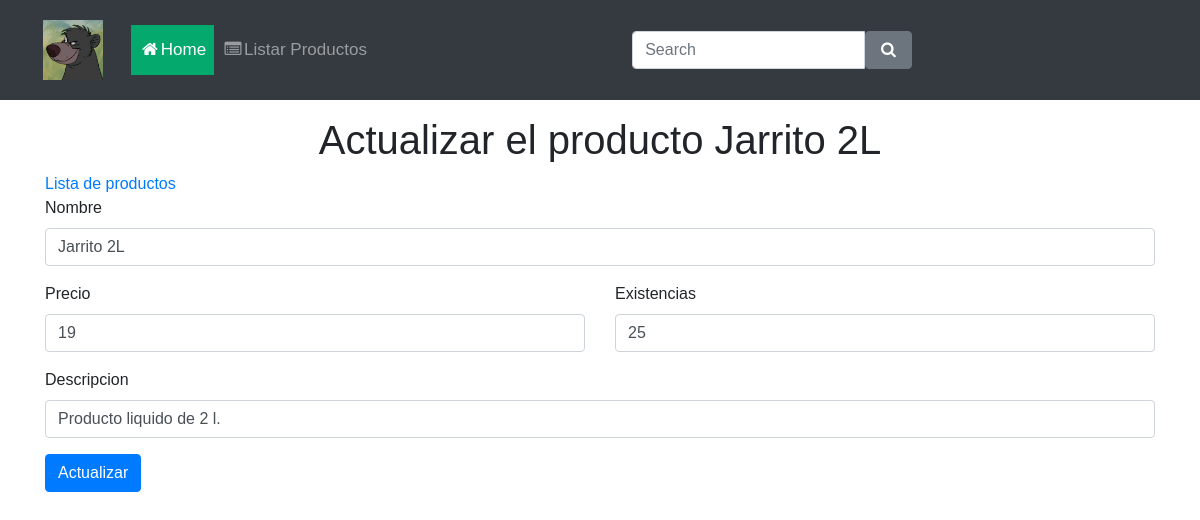
The app's page /frontend/crud_tienda/actualizar_productos.php?id_producto=3 with its own data.
### tables this page shows
CREATE TABLE producto(
       id_producto integer  primary key AUTOINCREMENT not null,
       producto varchar(100) not null,
       precio_venta decimal(11,2) not null,
       existencias integer not null,
       descripcion varchar(256) null
);

### frontend/crud_tienda/actualizar_productos.php (the view, shortened to what this page needs)
<?php
    include '../templates/conexion.php';
    $id_producto = $_GET["id_producto"];
    $resultado = $db->query("SELECT * from producto where id_producto='$id_producto';");
    while ($row = $resultado->fetchArray()) {
        $nombre         = $row["producto"];
        $precio_venta   = $row["precio_venta"];
        $existencias    = $row["existencias"];
        $descripcion    = $row["descripcion"];
    }
?>
<!DOCTYPE html>
<html>
    <head>
        <link rel="stylesheet" href="https://maxcdn.bootstrapcdn.com/bootstrap/4.5.2/css/bootstrap.min.css">
        <link rel="stylesheet" type="text/css" href="../../backend/css/styles.css" media="screen"/>
        <link rel="stylesheet" href="https://cdnjs.cloudflare.com/ajax/libs/font-awesome/4.7.0/css/font-awesome.min.css">
  </head>
  <body>
    <nav class="navbar navbar-expand-lg navbar-dark bg-dark">
      <div class="container-fluid">
        <a href="../index.php" class="navbar-brand">
          <img src="../imagenes/logo.jpg" height="60" alt="Abarrotes BaLu">
        </a>
        <div class="collapse navbar-collapse justify-content-between" id="navbarCollapse">
          <div class="navbar-nav">
            <a href="../../index.php" class="nav-item nav-link active"><i class="fa fa-fw fa-home"></i>Home</a>
            <a href="listar_productos.php" class="nav-item nav-link"><i class="fa fa-fw fa-list-alt"></i>Listar Productos</a>
          </div>
          <form class="d-flex">
            <div class="input-group">
              <input type="text" class="form-control" placeholder="Search">
              <button type="button" class="btn btn-secondary"><i class="fa fa-fw fa-search"></i></button>
            </div>
          </form>
        </div>
      </div>
    </nav>
    <div class="container mt-3">
        <div class="jumbtron">
            <center><h1>Actualizar el producto <?php echo $nombre ?></h1></center>
            <a href="listar_productos.php">Lista de productos</a>
            <form action='actualizar.php' method='POST'>
                <div class='form-group'>
                    <label for='nombre'>Nombre</label>
                    <input type='text'  class='form-control' id='nombre' name='nombre' aria-describedby='nombre' value='<?php echo $nombre ?>'>
                </div>
                <div class="row">
                    <div class="form-group col-sm-6">
                        <label for='precio_venta'>Precio</label>
                        <input type='number'  class='form-control' id='precio_venta' name='precio_venta' aria-describedby='precio_venta' value='<?php echo $precio_venta ?>'>
                    </div>
                    <div class="form-group col-sm-6">
                        <label for='existencias'>Existencias</label>
                        <input type='number'  class='form-control' id='existencias' name='existencias' aria-describedby='existencias' value='<?php echo $existencias ?>'>
                    </div>
                </div>
                <div class='form-group'>
                    <label for='descripcion'>Descripcion</label>
                    <input type='text'  class='form-control' id='descripcion' name='descripcion' aria-describedby='descripcion' value='<?php echo $descripcion ?>'>
                </div>
                <button type='submit' class='btn btn-primary'>Actualizar</button>
            </form>
                </div>
            </div>
    </body>
</html>

### backend/css/styles.css (style rules this page uses)
body { font-family: Arial, Helvetica, sans-serif; }
.navbar { width: 100%; background-color: #555; overflow: auto; }
.navbar a { float: left; padding: 12px; color: white; text-decoration: none; font-size: 17px; }
.active { background-color: #04AA6D; }

### records on screen
producto: producto "Jarrito 2L", nombre "Jarrito 2L", precio_venta "19", existencias "25", descripcion "Producto liquido de 2 l."
